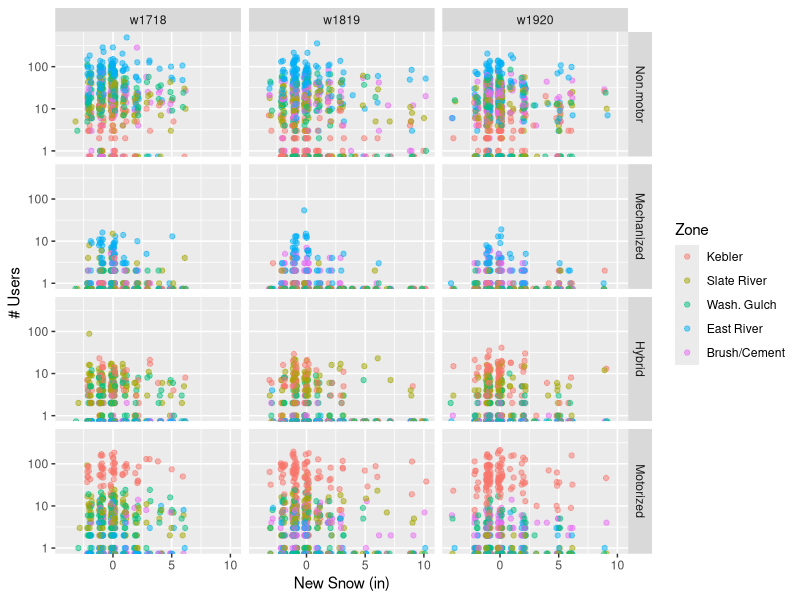
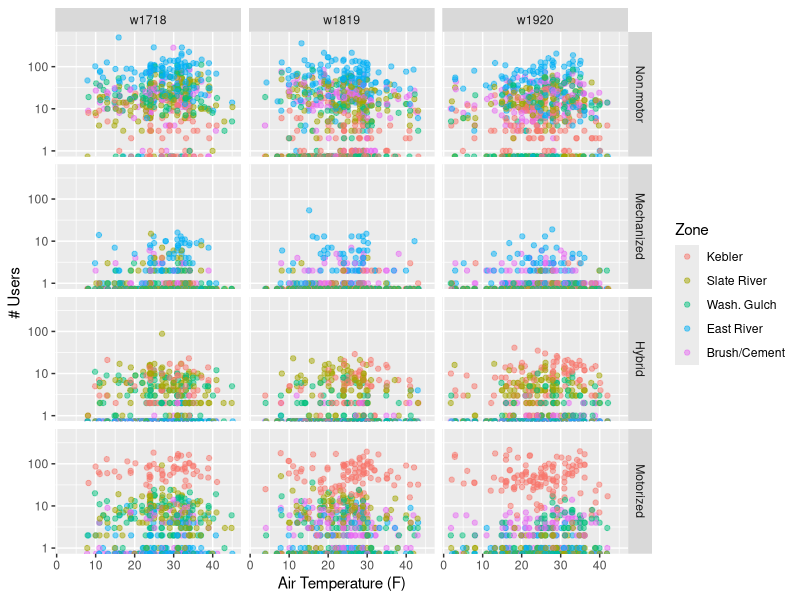
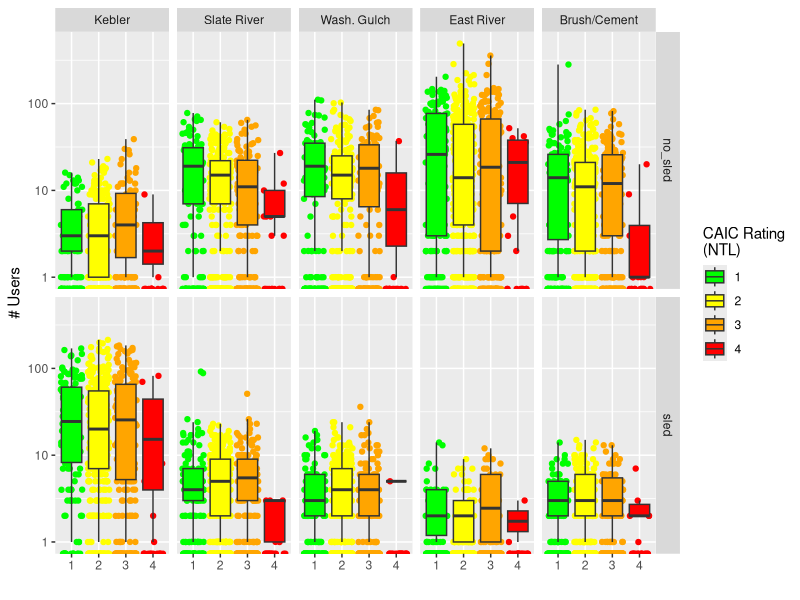
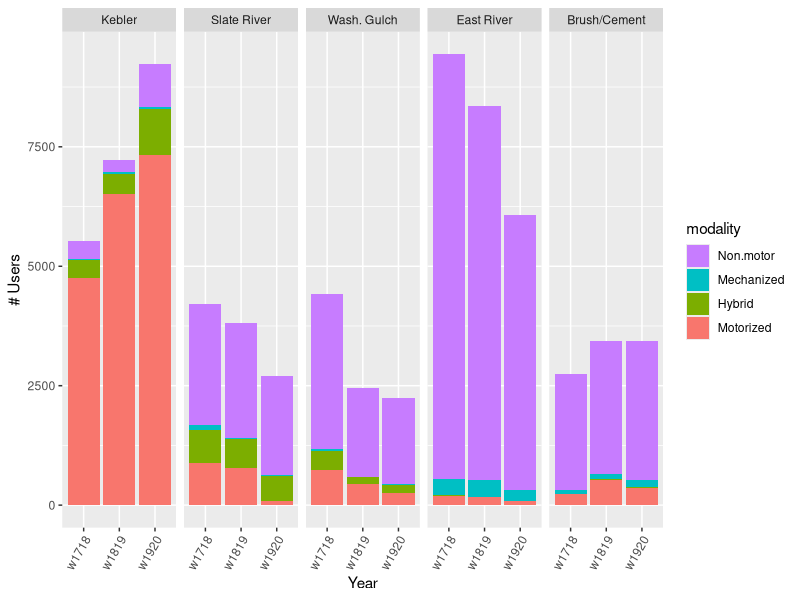
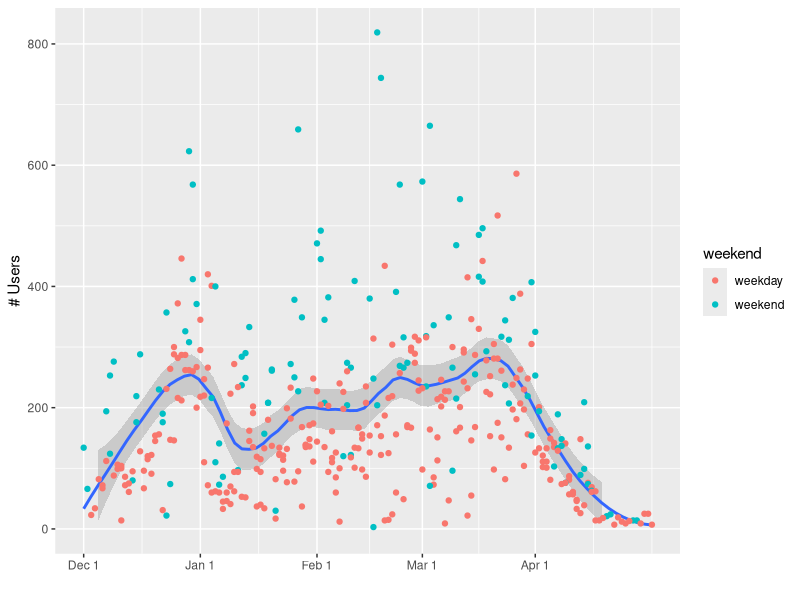
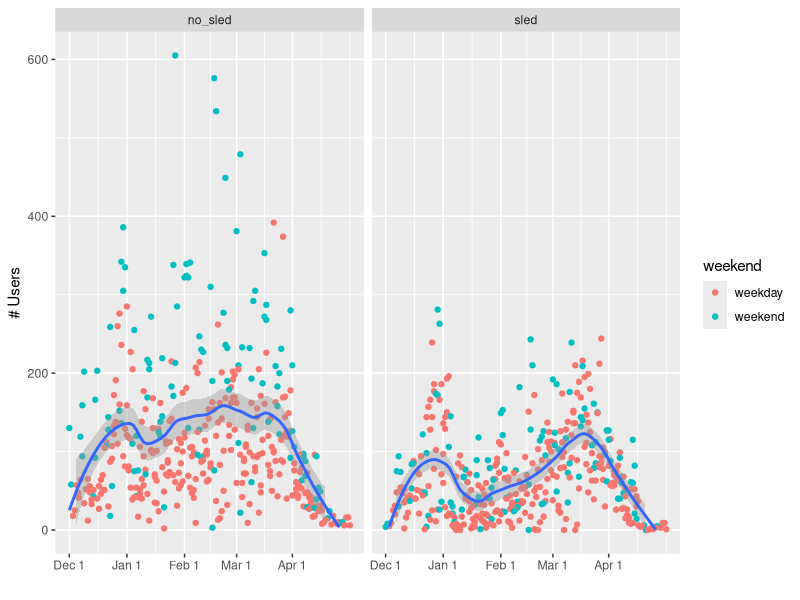
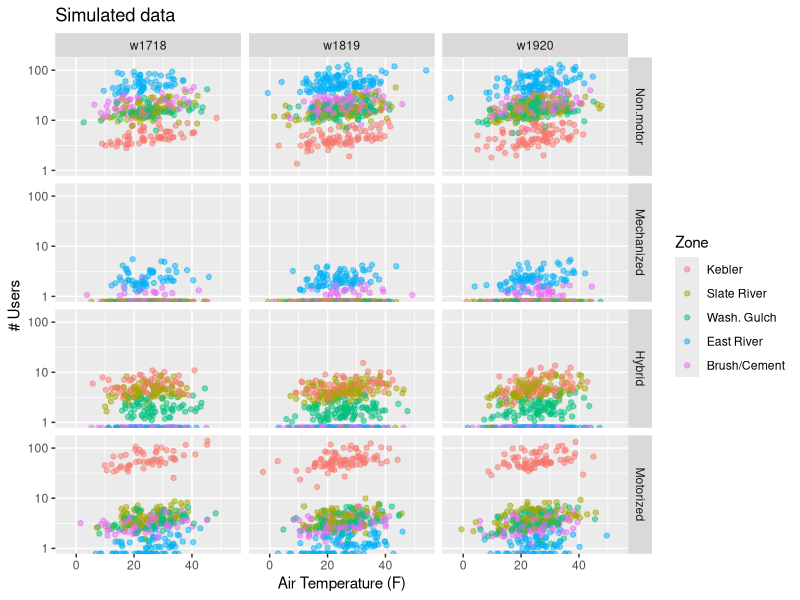
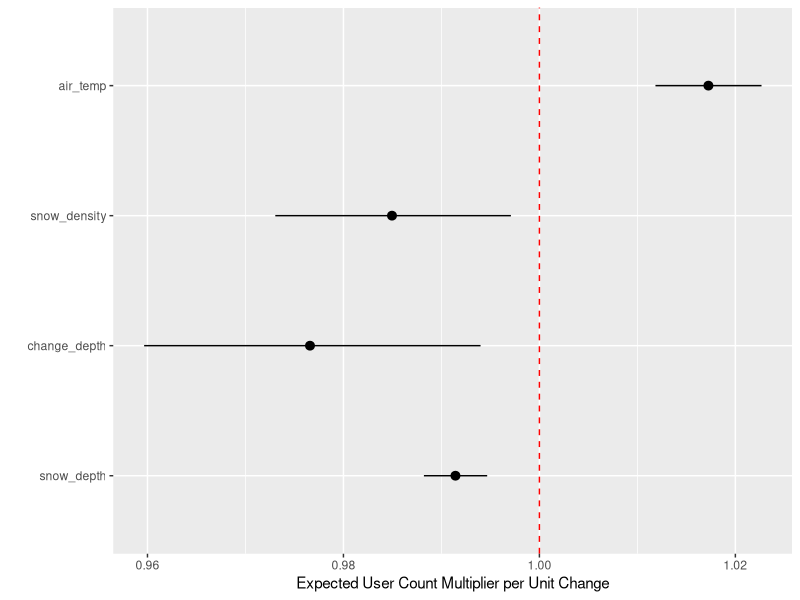

Write the R code that produced these figures, in order.
## ---- chunk 1
knitr::opts_chunk$set(echo = FALSE, warning = FALSE, message = FALSE)
library(tidyverse)
library(lubridate)
library(MASS)

by_zone <- read.csv("data/by_zone.csv")
by_zone$rating_below <- factor(by_zone$rating_below)
by_zone$rating_near <- factor(by_zone$rating_near)
by_zone$rating_above <- factor(by_zone$rating_above)
by_zone$modality <- factor(by_zone$modality, levels = c("Non.motorized", "Mechanized", "Hybrid", "Motorized"), labels = c("Non.motor", "Mechanized", "Hybrid", "Motorized"))
by_zone$Zone <- factor(by_zone$Zone, levels = c("Kebler", "Slate River Rd", "Washington Gulch", "East River", "Brush/Cement"), labels = c("Kebler", "Slate River", "Wash. Gulch", "East River", "Brush/Cement"))
by_zone$weekend <- factor(by_zone$weekend)
by_zone$year <- factor(by_zone$year)
by_zone$has_sled <- factor(by_zone$has_sled)
## ---- chunk 2
ggplot(by_zone, aes(change_depth, user.count, color = Zone))+
  geom_jitter(height = 0, width = 0.2, alpha = 0.5)+
  facet_grid(modality~year)+
  scale_y_log10()+
  labs(x="New Snow (in)", y="# Users")
## ---- chunk 3
ggplot(by_zone, aes(air_temp, user.count, color = Zone))+
  geom_jitter(height = 0, width = 0.2, alpha = 0.5)+
  facet_grid(modality~year)+
  scale_y_log10()+
  labs(x="Air Temperature (F)", y="# Users")
## ---- chunk 4
ggplot(na.omit(by_zone), aes(rating_near, user.count, fill=rating_near))+
  geom_jitter(aes(color=rating_near))+
  geom_boxplot(outlier.shape = NA)+
  scale_y_log10()+
  facet_grid(has_sled~Zone)+
  scale_fill_manual(values = c("green", "yellow", "orange", "red"))+
  scale_color_manual(values = c("green", "yellow", "orange", "red"),guide=FALSE)+
  labs(x="", y="# Users", fill="CAIC Rating\n(NTL)")

## ---- chunk 5
year_totals <- by_zone %>%
  group_by(year, Zone, modality) %>%
  summarise(users = sum(user.count, na.rm = TRUE))
ggplot(year_totals, aes(year, users, fill=modality))+
  geom_col()+
  facet_grid(~Zone)+
  theme(axis.text.x=element_text(angle=60, hjust=1))+
  scale_fill_hue(direction=-1)+
  labs(x="Year", y="# Users")
## ---- chunk 6
day_totals <- by_zone %>% 
  group_by(date, weekend) %>%
  summarise(users = sum(user.count, na.rm = TRUE)) %>%
  arrange(desc(users))

#head(day_totals, 10)

ggplot(day_totals, aes((yday(date)+30)%%365, users))+
  geom_smooth(span=0.3)+
  geom_point(aes(color=weekend))+
  scale_x_continuous(breaks = c(0,31,62,90,120), 
                     labels = c("Dec 1", "Jan 1", "Feb 1", "Mar 1", "Apr 1"))+
  labs(x="", y="# Users")+
  ylim(0,NA)
## ---- chunk 7
day_totals_modes <- by_zone %>% 
  group_by(date, weekend, has_sled) %>%
  summarise(users = sum(user.count, na.rm = TRUE)) %>%
  arrange(desc(users))

ggplot(day_totals_modes, aes((yday(date)+30)%%365, users))+
  geom_point(aes(color=weekend))+
   geom_smooth(span=0.4)+
  scale_x_continuous(breaks = c(0,31,62,90,120), 
                     labels = c("Dec 1", "Jan 1", "Feb 1", "Mar 1", "Apr 1"))+
  #scale_y_log10()+
  labs(x="", y="# Users")+
  facet_grid(~has_sled)+
  ylim(0,NA)
## ---- chunk 8
model1 <- glm.nb(user.count ~ modality*(Zone+rating_near)+air_temp+change_depth+
                   snow_depth+snow_density+weekend, 
                 data=by_zone)
anova(model1)
#summary(model1)
weather_ests <- exp(coef(model1)[c("snow_depth", "change_depth", "snow_density","air_temp")])
rating_ests <- exp(coef(model1)[c("rating_near2", "rating_near3", "rating_near4")])  
highD_ests <- exp(coef(model1)[c("modalityMechanized:rating_near4","modalityHybrid:rating_near4")]) 
m1_CI <- confint(model1)
weather_confs <- exp(m1_CI[c("snow_depth", "change_depth", "snow_density", "air_temp"),])
rating_confs <- exp(m1_CI[c("rating_near2", "rating_near3", "rating_near4"),])
highD_confs <- exp(m1_CI[c("modalityMechanized:rating_near4","modalityHybrid:rating_near4"),])
## ---- chunk 9
n=5000
pts <- function(x){rnorm(n,mean(x, na.rm=T),sd(x, na.rm=T))}
ptsf <- function(x)(sample(levels(x), n, replace = TRUE, prob=table(x)))
newdata <- with(by_zone, data.frame(modality=ptsf(modality),
                                      Zone=ptsf(Zone),
                                      rating_near=ptsf(rating_near),
                                      air_temp=pts(air_temp),
                                      change_depth=pts(change_depth),
                                      snow_depth=pts(snow_depth),
                                    snow_density=pts(snow_density),
                                    weekend=ptsf(weekend),
                                    year=ptsf(year),
                                    has_sled=ptsf(has_sled)))
newdata$modality <- factor(newdata$modality, levels = c("Non.motor", "Mechanized", "Hybrid", "Motorized"))
newdata$Zone <- factor(newdata$Zone, levels = c("Kebler", "Slate River", "Wash. Gulch", "East River", "Brush/Cement"))
newdata$user.count <- predict(model1, newdata, type="response")
newdata[newdata$user.count<1,]$user.count <- 0
ggplot(newdata, aes(air_temp, user.count, color = Zone))+
  geom_jitter(height = 0, width = 0.2, alpha = 0.5)+
  facet_grid(modality~year)+
  scale_y_log10()+
  labs(title="Simulated data", x="Air Temperature (F)", y="# Users")
## ---- chunk 10
weather_model <- data.frame(var.labels=factor(names(weather_ests), levels=names(weather_ests)), weather_ests, 
                        low95 = weather_confs[,1], up95 = weather_confs[,2])
ggplot(weather_model, aes(var.labels, weather_ests))+
  geom_pointrange(aes(ymin=low95, ymax=up95))+
  geom_hline(yintercept=1, linetype = "dashed", color = "red")+
  labs(x = "", y =  "Expected User Count Multiplier per Unit Change")+ coord_flip()
## ---- chunk 11
rating_model <- data.frame(var.labels=factor(names(rating_ests), levels=names(rating_ests)), rating_ests, 
                        low95 = rating_confs[,1], up95 = rating_confs[,2])
ggplot(rating_model, aes(var.labels, rating_ests))+
  geom_pointrange(aes(ymin=low95, ymax=up95))+
  geom_hline(yintercept=1, linetype = "dashed", color = "red")+
  labs(x = "", y =  "Expected User Count Multiplier")+ coord_flip()
## ---- chunk 12
highD_model <- data.frame(var.labels=factor(names(highD_ests), levels=names(highD_ests)), highD_ests, 
                        low95 = highD_confs[,1], up95 = highD_confs[,2])
ggplot(highD_model, aes(var.labels, highD_ests))+
  geom_pointrange(aes(ymin=low95, ymax=up95))+
  geom_hline(yintercept=1, linetype = "dashed", color = "red")+
  labs(x = "", y =  "Expected User Count Multiplier")+ coord_flip()

